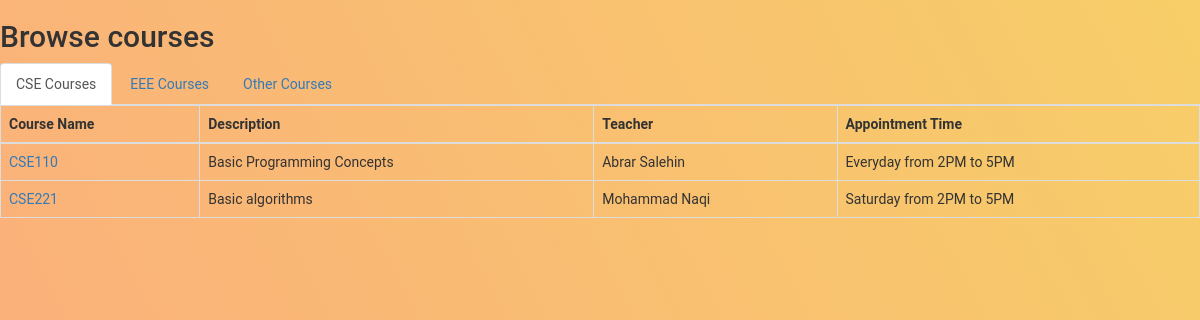
Screenshot of /browse.php with the database file from the repository.
### tables this page shows
CREATE TABLE `course` (
  `id` int(6) UNSIGNED NOT NULL,
  `name` varchar(6) NOT NULL,
  `description` text NOT NULL,
  `teacher` varchar(100) NOT NULL,
  `coursetype` varchar(3) NOT NULL DEFAULT 'CSE',
  `appointment` varchar(100) NOT NULL,
  `user` varchar(50) NOT NULL
);

### browse.php (the view, shortened to what this page needs)
<!DOCTYPE html>
<html lang="en">
<head>
  <link rel="stylesheet" href="https://maxcdn.bootstrapcdn.com/bootstrap/3.4.0/css/bootstrap.min.css">
  <link rel="stylesheet" href="style.css">
</head>
<body>
<h2>Browse courses</h2>
<div class="bs-docs-example">
    <ul id="myTab" class="nav nav-tabs">
        <li class="active"><a href="#cse" data-toggle="tab">CSE Courses</a>
        </li>
        <li><a href="#eee" data-toggle="tab">EEE Courses</a>
        </li>
        <li><a href="#other" data-toggle="tab">Other Courses</a>
        </li>
    </ul>
    <div id="myTabContent" class="tab-content">
        <div class="tab-pane fade in active" id="cse">
            <table class="table table-bordered">
                <thead>
                    <tr>
                        <th>Course Name</th>
                        <th>Description</th>
                        <th>Teacher</th>
                        <th>Appointment Time</th>
                    </tr>
                </thead>
                <tbody>
                <?php
$conn = mysqli_connect("localhost", "root", "", "testsite");
$sql = "SELECT name, description, teacher, coursetype, appointment FROM course";
$result = $conn->query($sql);
if ($result->num_rows > 0) {
while($row = mysqli_fetch_array($result)) {
    if($row["coursetype"] === "CSE"){
        $name = $row['name'];
        echo "<tr>";
        echo "<td>" . '<a href="courses/'.$name.'.php">'.$name.'</a>' . "</td>";
        echo "<td>" . $row['description'] . "</td>";
        echo "<td>" . $row['teacher'] . "</td>";
        echo "<td>" . $row['appointment'] . "</td>";
        echo "<tr>";
    }
}
echo "</table>";
} else { echo "0 results"; }
?>
        </div>
    </div>
</div>
</body>
</html>

### style.css (style rules this page uses)
body { background-color: #FBAB7E; background-image: linear-gradient(62deg, #FBAB7E 0%, #F7CE68 100%); height: 100%; margin: 0; background-repeat: no-repeat; background-attachment: fixed; font-family: 'Roboto', sans-serif; }
html { height: 100%; }

### rows the page displays
course: name "CSE110", description "Basic Programming Concepts", teacher "Abrar Salehin", appointment "Everyday from 2PM to 5PM"
course: name "CSE221", description "Basic algorithms", teacher "Mohammad Naqi", appointment "Saturday from 2PM to 5PM"
